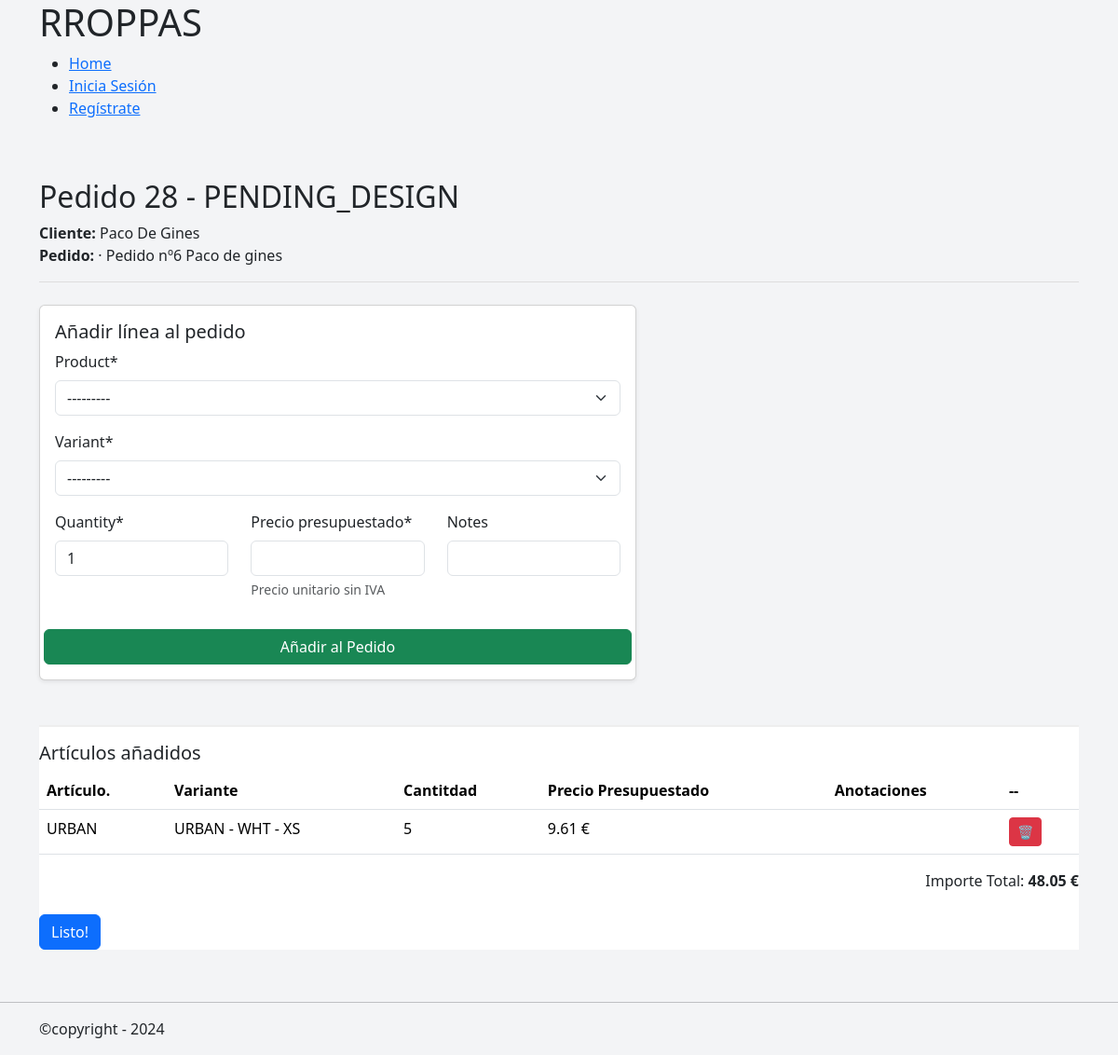
Page /orders//draft/28 on the earlier database version.
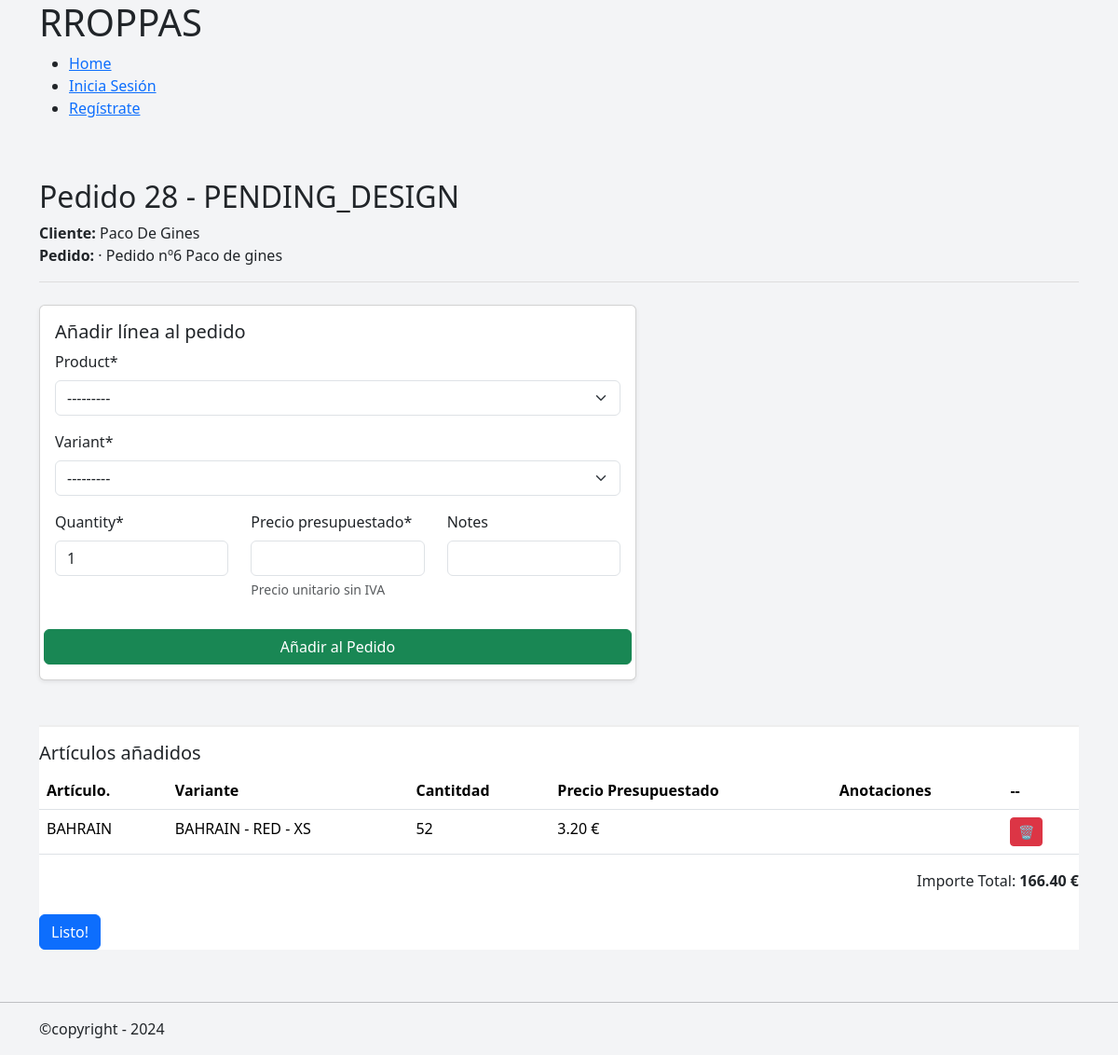
Same page on the later database version.
### orders/models.py (models this page shows, shortened)
class Order(models.Model):
    class OrderStatus(models.TextChoices):
        RECEIVED = "RECEIVED", "Recibido"
        PENDING_DESIGN = "PENDING_DESIGN", "Pendiente de diseño"
        DESIGN_READY = "DESIGN_READY", "Diseño confirmado"
        IN_PRODUCTION = "IN_PRODUCTION", "En producción"
        COMPLETED = "COMPLETED", "Completado"
        DELIVERED = "DELIVERED", "Entregado"
        CANCELLED = "CANCELLED", "Cancelado"
    class OrderType(models.TextChoices):
        LARGE = 'LARGE', 'Encargo Importante'
        SMALL = 'SMALL', 'Encargo de Mostrador'
    client = models.ForeignKey(
        Client,
        on_delete=models.PROTECT,
        related_name='orders',
    )
    title = models.CharField(
        max_length=50,
        help_text='Descripcion corta del Pedido',
        verbose_name='Nombre del encargo',
    )
    status = models.CharField(
        verbose_name='Estado',
        choices=OrderStatus,
        default=OrderStatus.PENDING_DESIGN,
    )
    order_type =models.CharField(
        verbose_name='Tipo de pedido',
        choices=OrderType,
    )
    notes = models.TextField(blank=True, null=True)
    delivery_date = models.DateField(blank=True, null=True)
    created_at = models.DateTimeField(auto_now_add=True)
    updated_at = models.DateTimeField(auto_now=True)
    sent_at = models.DateField(blank=True, null=True)
    def total_price(self):
        return sum(
            item.unit_price * item.quantity
            for item in self.items.all()
        )

class OrderItem(models.Model):
    order = models.ForeignKey(
        Order,
        on_delete=models.CASCADE,
        related_name='items',
    )
    product = models.ForeignKey(
        Product,
        on_delete=models.PROTECT,
    )
    variant = models.ForeignKey(
        ProductVariant,
        on_delete=models.PROTECT,
    )
    quantity = models.PositiveIntegerField(
        default=1,
    )
    unit_price = models.DecimalField(
        max_digits=10,
        decimal_places=2,
        help_text="Precio unitario sin IVA",
        verbose_name='Precio presupuestado',
    )
    notes = models.CharField(
        max_length=255,
        blank=True,
    )

### clients/models.py (models this page shows, shortened)
class Client(models.Model):
    TIPOS_CLIENTE = [
        ("club deportivo", "Club deportivo"),
        ("colegio", "Colegio"),
        ("ayuntamiento", "Ayuntamiento"),
        ("universidad", "Universidad"),
        ("empresa", "Empresa"),
        ("particular", "Particular"),
    ]
    name = models.CharField(
        verbose_name='Nombre',
        max_length=255,
    )
    tipo = models.CharField(
        verbose_name='Tipo de Cliente',
        choices=TIPOS_CLIENTE
    )
    cif_nif = models.CharField(
        verbose_name='CIF/NIF',
        max_length=20,
        blank=True,
        null=True,
    )
    t_number = models.CharField(
        verbose_name='Nº teléfono',
        max_length=30,
        null=True,
        blank=True
    )
    email= models.EmailField(
        blank=True,
    )
    direccion=models.TextField(
        verbose_name='Direccion',
        max_length=100,
        blank=True,
        null=True,
    )
    other=models.TextField(
        verbose_name='Otra información',
        blank=True,
        null=True,
    )
    created_at=models.DateTimeField(
        verbose_name='Fecha de Creación',
        default=timezone.now,
        )

### products/models.py (models this page shows, shortened)
class Product(models.Model):
    class PrintType(models.TextChoices):
        DTF = "DTF", "DTF"
        NONE = "NONE", "Sin personalización"
    class ClotheType(models.TextChoices):
        TSHIRT = "TSHIRT", "Camiseta"
        HOODIE = "HOODIE", "Sudadera"
        PANTS = "PANTS", "Pantalón"
        OTHER = "OTHER", "Otros"
    model = models.CharField(
        verbose_name= 'Modelo del Producto',
        max_length=100,
        unique=True
    )
    sku = models.CharField(
        max_length=50,
        blank=True,
        help_text="Referencia interna (opcional)",
    )
    allowed_print = models.CharField(
        max_length=10,
        choices=PrintType.choices,
        default=PrintType.DTF
    )
    type = models.CharField(
        max_length=20,
        choices=ClotheType.choices,
    )
    image = models.ImageField(
        upload_to='products/products_files',
        blank=True,
        null=True,
    )
    model_url = models.URLField(
        blank=True,
        null= True,
    )
    cost_price = models.DecimalField(
        max_digits=10,
        decimal_places=2,
        blank=True,
        null=True,
    )
    created_at = models.DateTimeField(auto_now_add=True)
    updated_at = models.DateTimeField(auto_now=True)
    class Meta:
        ordering = ["model"]
        verbose_name = "Producto"
        verbose_name_plural = "Productos"
    def __str__(self):
        parts = [self.type]
        parts.append(self.model)
        return " - ".join(parts)

class ProductVariant(models.Model):
    product = models.ForeignKey(
        Product,
        on_delete=models.CASCADE,
        related_name='variants'
    )
    color = models.CharField(
        max_length=60,
    )
    size = models.CharField(
        max_length=30,
    )
    sku = models.CharField(
        max_length=50,
        blank=True,
        help_text="Referencia interna (opcional)",
    )
    stock = models.IntegerField(default=0, help_text="Stock opcional por variante")
    class Meta:
        unique_together = ("product", "color", "size")
        ordering = ["product", "color", "size"]
        verbose_name = "Variante de Producto"
        verbose_name_plural = "Variantes de Producto"
    def __str__(self):
        parts = [self.product.model]
        if self.color:
            parts.append(self.color)
        if self.size:
            parts.append(self.size)
        return " - ".join(parts)

### orders/views.py (the view, shortened to what this page needs)
# urls.py: path('/draft/<pk>', OrderDraftView.as_view(), name='order_draft'),
class OrderDraftView(View):
    def get(self, request, pk):
        order = get_object_or_404(Order, pk=pk)
        form = OrderItemForm
        return render(request, "orders/order_draft.html", {
            "order": order,
            "items": order.items.all(),
            "form": OrderItemForm(),
        })

### mini_erp/forms.py
class OrderItemForm(forms.ModelForm):
    class Meta:
        model = OrderItem
        fields = [
            'product',
            'variant',
            'quantity',
            'unit_price',
            'notes',
        ]

### mini_erp/templates/orders/order_draft.html (shortened to what this page needs)
{% extends "general/layout.html" %}
{% load crispy_forms_tags %}
{% block contenido %}
<div class="container mt-4">
    <div class="invoice-header">
        <h2>Pedido {{ order.pk}} - {{ order.status}} </h2>
        <p>
            <strong>Cliente:</strong> {{ order.client.name }}<br>
            <strong>Pedido:</strong> · {{ order.title }}
        </p>
    </div>
    <div class="row">
        <div class="col-md-7">
            <div class="card shadow-sm">
                <div class="card-body">
                    <form action="" method='post'>
                        <h5>Añadir línea al pedido</h5>
                        <div class="mb-3">
                            {{ form.product|as_crispy_field }}
                        </div>
                        <div class="mb-3">
                            {{ form.variant|as_crispy_field}}
                        </div>
                        <div class="row">
                            <div class="col">
                                {{ form.quantity|as_crispy_field }}
                            </div>
                            <div class="col">
                                {{ form.unit_price|as_crispy_field }}
                            </div>
                            <div class="col">
                                {{ form.notes|as_crispy_field }}
                            </div>
                            <button class="btn btn-success mt-3">
                            Añadir al Pedido
                            </button>
                        </div>
                    </form>
                </div>
            </div>
        </div>
    </div>
    <div class="invoice-summary mt-5">
        <h5>Artículos añadidos</h5>
        <table class="table">
            <thead>
                <tr>
                    <th>Artículo.</th>
                    <th>Variante</th>
                    <th>Cantitdad</th>
                    <th>Precio Presupuestado</th>
                    <th>Anotaciones</th>
                    <th>--</th>
                </tr>
            </thead>
             <tbody>
                {% for item in items %}
                <tr>
                    <td>{{ item.product.model }}</td>
                    <td>{{ item.variant }}</td>
                    <td>{{ item.quantity }}</td>
                    <td>{{ item.unit_price }} €</td>
                    <td>{{ item.notes }} </td>
                    <td>
                        <form method="post" style="display:inline;">
                            <button class="btn btn-danger btn-sm">
                                🗑
                            </button>
                        </form>
                    </td>
                </tr>
                {% endfor %}
            </tbody>
        </table>
        <div class="totals text-end">
            <p class="text-end">Importe Total: <strong class="text-end">{{order.total_price}} €</strong></p>
        </div>
        <div class="mt-4">
            {% if items %}
                <p><a class="btn btn-primary" href="{% url 'orders:order_detail' order.pk %}">Listo!</a></p>
            {% else %}
                <p><a class="btn btn-secondary" href="{% url 'orders:orders' %}">Volver atrás</a></p>
            {% endif %}
        </div>
</div>
{% endblock %}

### mini_erp/templates/general/layout.html (shortened to what this page needs)
<!DOCTYPE html>
<html lang="en">
<head>
    {% load static %}
    <link href="https://cdn.jsdelivr.net/npm/bootstrap@5.3.8/dist/css/bootstrap.min.css" rel="stylesheet">
    <link rel="stylesheet" href="{% static 'orders/css/orders.css' %}">
</head>
<header>{% include "_includes/_header.html" %} </header>
<body>
    {% load static %}
    <main class="app-container">
        {% block contenido %}{% endblock %}
    </main>
</body>
<hr>
<footer>{% include "_includes/_footer.html" %}</footer>
</html>

### mini_erp/templates/_includes/_header.html (shortened to what this page needs)
        <div class="container">
            <h1>RROPPAS</h1>
             <ul>
                <li><a href="{% url 'home' %}">Home</a></li>
               {% if not request.user.is_authenticated %}
                <li><a href="{% url 'login' %}">Inicia Sesión</a></li>
                <li><a href="{% url 'register' %}">Regístrate</a></li>
               {% endif %}
             </ul>
        </div>

### mini_erp/templates/_includes/_footer.html
<footer>
    <div class="container">
        <p>©copyright - 2024</p>
    </div>
</footer>

### mini_erp/static/orders/css/orders.css (style rules this page uses)
.app-container { max-width: 1200px; margin: 0 auto; padding: 1.5rem; }
body { background-color: #f3f4f6; }
.invoice-header { border-bottom: 1px solid #ddd; margin-bottom: 1.5rem; }
.invoice-summary { background: #fff; border-top: 2px solid #eee; padding-top: 1rem; }

Differences in the rows shown:
removed OrderItem: product.model "URBAN", variant "URBAN - WHT - XS", quantity "5", unit_price "9.61"
computed for Order "PENDING_DESIGN": total_price "48.05" → "166.40"
added OrderItem: product.model "BAHRAIN", variant "BAHRAIN - RED - XS", quantity "52", unit_price "3.20"
